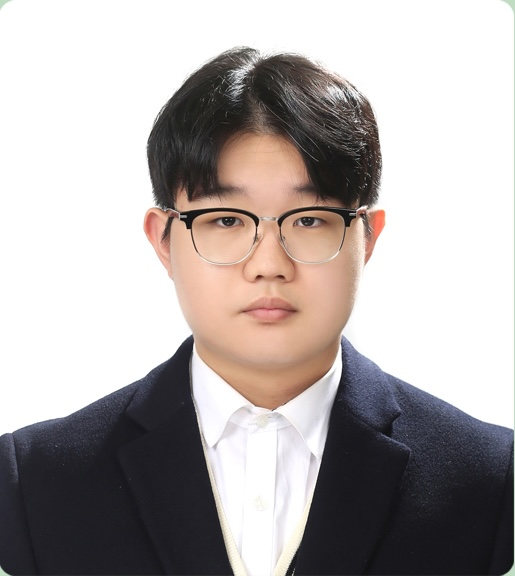
#> input picture assets/source/profiles/김민찬 A.jpg, 515 x 576 px; its folder holds 4 pictures in this run
$ python build-profiles.py
#> lines starting #> are read from the running program, lines starting #| are printed output that depends on the picture
"""Regenerate web profile photos from assets/source/profiles.

Portrait crop biased toward the face, sized for the site's 4:5 cards.
Run after replacing any source photo:  python scripts/build-profiles.py
"""
from PIL import Image, ImageOps
import glob
import os
import unicodedata

SRC = "assets/source/profiles"
OUT = "apps/web/public/profiles"

ROMAN = {
    "김민찬 A": "kim-minchan-a",
    "김민찬 B": "kim-minchan-b",
    "김준원": "kim-junwon",
    "문정연": "mun-jeongyeon",
    "박신후": "park-sinhu",
    "박지훈": "park-jihun",
    "박하예진": "park-hayejin",
    "안재우": "an-jaewoo",
    "윤희진": "yun-heejin",
    "이수현": "lee-suhyeon",
    "이승우": "lee-seungwoo",
    "이준우": "lee-junwoo",
    "조민지": "jo-minji",
    "최보윤": "choi-boyun",
    "허예지": "heo-yeji",
    "현재희": "hyun-jaehee",
}

os.makedirs(OUT, exist_ok=True)
total = 0
for path in sorted(glob.glob(f"{SRC}/*.jpg")):
    stem = unicodedata.normalize("NFC", os.path.splitext(os.path.basename(path))[0])
    slug = ROMAN.get(stem)
    if not slug:
        print(f"!! no slug mapping for {stem!r} — skipped")
        continue
    im = ImageOps.exif_transpose(Image.open(path).convert("RGB"))
#> im is the input picture: PIL image 515x576 RGB; mean R, G, B 177, 170.6, 169.3
    im = ImageOps.fit(im, (360, 450), Image.LANCZOS, centering=(0.5, 0.38))
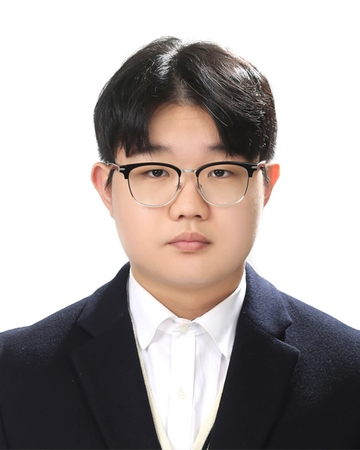
#> im: PIL image 360x450 RGB; mean R, G, B 174.2, 166.9, 165.3
    dest = f"{OUT}/{slug}.jpg"
    im.save(dest, quality=72, optimize=True, progressive=True)
    kb = os.path.getsize(dest) // 1024
    total += kb
    print(f"{slug:18s} {kb:3d} KB")
#> pass 2 of the loop `for path in sorted(glob.glob(f"{SRC}/*.jpg")):`:
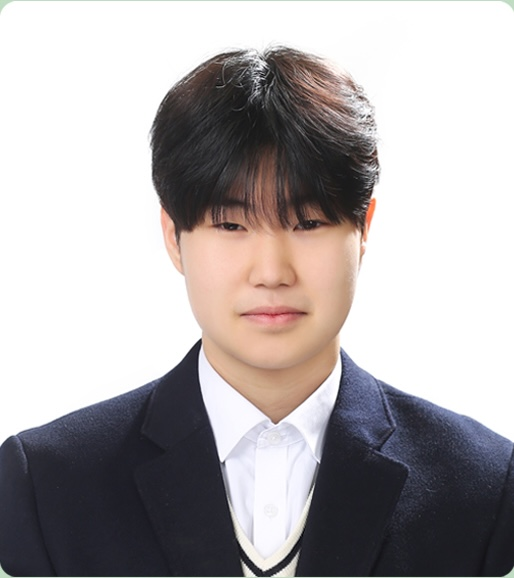
#> input picture assets/source/profiles/김민찬 B.jpg, 514 x 578 px
#> im is the input picture: PIL image 514x578 RGB; mean R, G, B 174.6, 169.7, 170.5
#> `im = ImageOps.fit(im, (360, 450), Image.LANCZOS, centering=(0.5, 0.38))`:
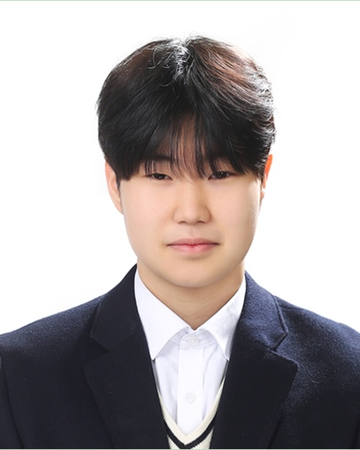
#> im: PIL image 360x450 RGB; mean R, G, B 171.2, 165.8, 166.4
#> pass 3 of the loop `for path in sorted(glob.glob(f"{SRC}/*.jpg")):`:
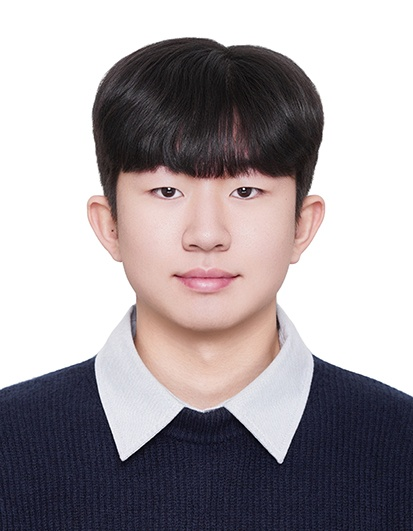
#> input picture assets/source/profiles/김준원.jpg, 413 x 531 px
#> im is the input picture: PIL image 413x531 RGB; mean R, G, B 164.9, 158.2, 162
#> `im = ImageOps.fit(im, (360, 450), Image.LANCZOS, centering=(0.5, 0.38))`:
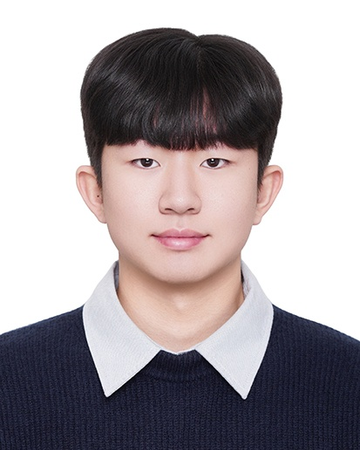
#> im: PIL image 360x450 RGB; mean R, G, B 166.3, 159.4, 162.9
#> the loop made 4 passes; the first 3 are shown

print(f"-- {total} KB total")
